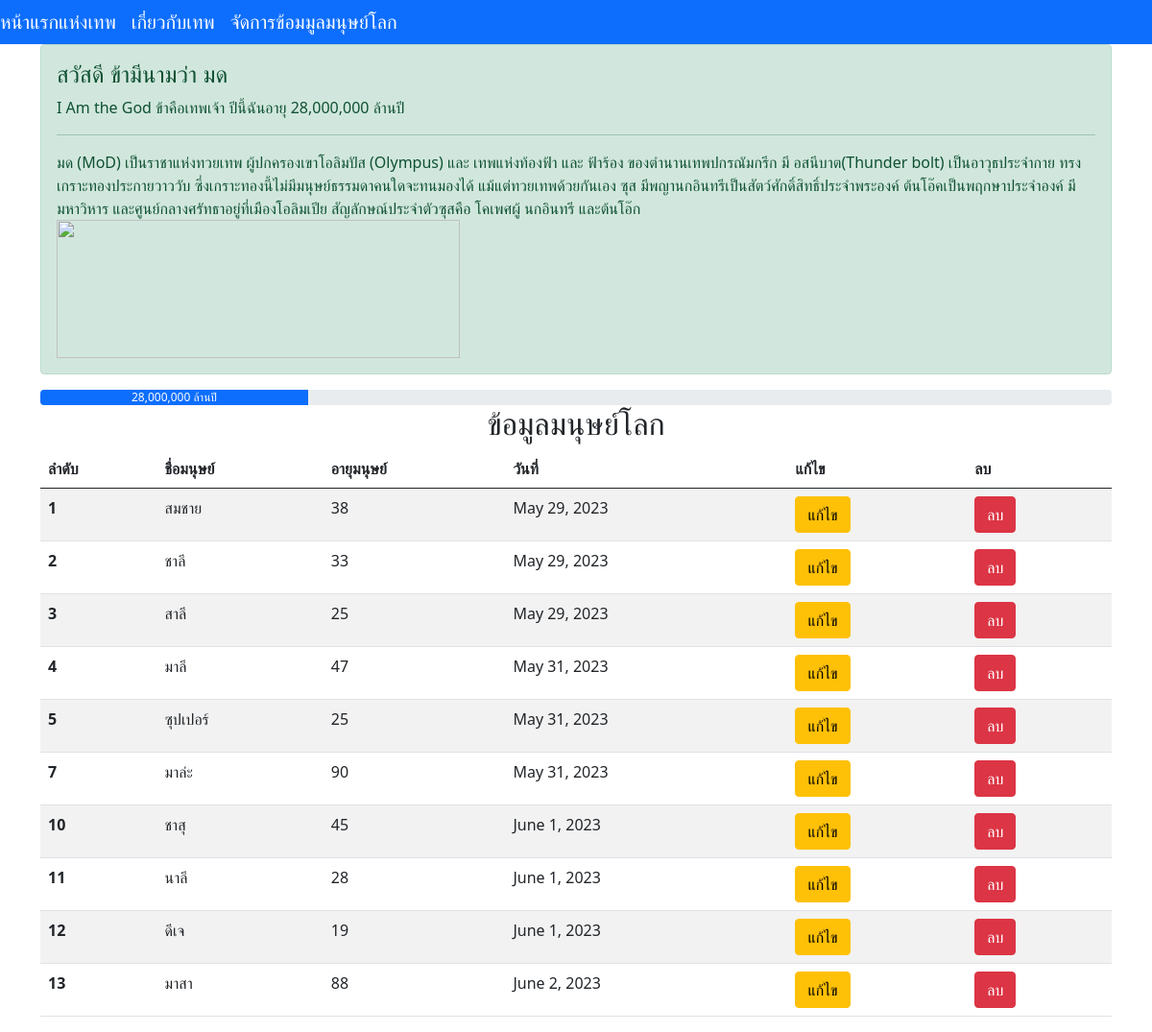
The page / on the database its author committed.
### myapp/models.py (models this page shows, shortened)
class Person(models.Model):
    name = models.CharField(max_length=100)
    age = models.IntegerField()
    date = models.DateField(auto_now_add=True)

### myapp/views.py (the view)
# urls.py: path('', views.index),
def index(request):
    all_person = Person.objects.all()
    return render(request,"index.html",{"all_person": all_person})

### myapp/templates/index.html (shortened to what this page needs)
{% extends "base.html" %}
{% block content %}
 <div class="alert alert-success" role="alert">
    <h4 class="alert-heading">สวัสดี ข้ามีนามว่า มด</h4>
    <p>I Am the God  ข้าคือเทพเจ้า ปีนี้ฉันอายุ 28,000,000 ล้านปี</p>
    <hr>
    <p class="mb-0"> มด (MoD) เป็นราชาแห่งทวยเทพ ผู้ปกครองเขาโอลิมปัส (Olympus) และ เทพแห่งท้องฟ้า และ ฟ้าร้อง ของตำนานเทพปกรณัมกรีก มี อสนีบาต(Thunder bolt) เป็นอาวุธประจำกาย ทรงเกราะทองประกายวาววับ ซึ่งเกราะทองนี้ไม่มีมนุษย์ธรรมดาคนใดจะทนมองได้ แม้แต่ทวยเทพด้วยกันเอง ซุส มีพญานกอินทรีเป็นสัตว์ศักดิ์สิทธิ์ประจำพระองค์ ต้นโอ๊คเป็นพฤกษาประจำองค์ มีมหาวิหาร และศูนย์กลางศรัทธาอยู่ที่เมืองโอลิมเปีย สัญลักษณ์ประจำตัวซุสคือ โคเพศผู้ นกอินทรี และต้นโอ๊ก</p>
    <img src="https://scontent.fbkk5-6.fna.fbcdn.net/v/t1.6435-9/90279754_639060513597933_8121854539092459520_n.jpg?_nc_cat=101&ccb=1-7&_nc_sid=730e14&_nc_eui2=AeHAkQmOX9jJ2ADnnS1P98It7wqYuxpTs4zvCpi7GlOzjCbbfd1Lqj_uKfdy1n1GprHN_JbwX0dFYi_a9GYSkYty&_nc_ohc=MoVH1vG0bLIAX8bN6qd&_nc_ht=scontent.fbkk5-6.fna&oh=00_AfDcKadD6TctLDHqGvCjFKAvB0V-kN58mDDlvDQOzvW6Xg&oe=64A8EBF9" alt="" width="420" height="144">
  </div>
<div class="progress">
    <div class="progress-bar" role="progressbar" style="width: 25%;" aria-valuenow="28,000,000" aria-valuemin="0" aria-valuemax="100,000,000">28,000,000 ล้านปี</div>
  </div>
   <h2 class="text-center">ข้อมูลมนุษย์โลก</h2>
  <table class="table table-striped table-hover">
    <thead>
      <tr>
        <th scope="col">ลำดับ</th>
        <th scope="col">ชื่อมนุษย์</th>
        <th scope="col">อายุมนุษย์</th>
        <th scope="col">วันที่</th>
        <th scope="col">แก้ไข</th>
        <th scope="col">ลบ</th>
      </tr>
    </thead>
    <tbody>
        {% for person in all_person %}
        <tr>
          <th scope="row">{{person.id}}</th>
          <td>{{person.name}}</td>
          <td>{{person.age}}</td>
          <td>{{person.date}}</td>
          <td><a href="edit/{{person.id}}" class="btn btn-warning">แก้ไข</a></td>
          <td>
            <a href="delete/{{person.id}}"
            class="btn btn-danger"
            onclick="return confirm('คุณต้องการลบ {{person.name}} หรือไม่ ?')"
            >ลบ</a>
          </td>
        </tr>
        {% endfor %}
    </tbody>
  </table>
{% endblock %}

### myapp/templates/base.html (shortened to what this page needs)
<!DOCTYPE html>
<html lang="en">
<head>
    <link href="https://cdn.jsdelivr.net/npm/bootstrap@5.0.2/dist/css/bootstrap.min.css" rel="stylesheet">
</head>
<body>
  <nav class="navbar navbar-dark bg-primary">
        <ul class="nav nav-pills">
          <li class="nav-item">
            <a class="navbar-brand" href="/">หน้าแรกแห่งเทพ</a>
          </li>
          <li class="nav-item">
            <a class="navbar-brand" href="/about">เกี่ยวกับเทพ</a>
          </li>
          <li class="nav-item">
            <a class="navbar-brand" href="/form">จัดการข้อมมูลมนุษย์โลก</a>
          </li>
        </ul>
  </nav>
   <div class="container">
        {% block content %}
        {% endblock %}
   </div>
</body>
</html>

### rows shown on the page
Person: id "1", name "สมชาย", age "38", date "May 29, 2023"
Person: id "2", name "ชาลี", age "33", date "May 29, 2023"
Person: id "3", name "สาลี", age "25", date "May 29, 2023"
Person: id "4", name "มาลี", age "47", date "May 31, 2023"
Person: id "5", name "ซุปเปอร์", age "25", date "May 31, 2023"
Person: id "7", name "มาล่ะ", age "90", date "May 31, 2023"
Person: id "10", name "ชาสุ", age "45", date "June 1, 2023"
Person: id "11", name "นาลี", age "28", date "June 1, 2023"
Person: id "12", name "ดีเจ", age "19", date "June 1, 2023"
Person: id "13", name "มาสา", age "88", date "June 2, 2023"
